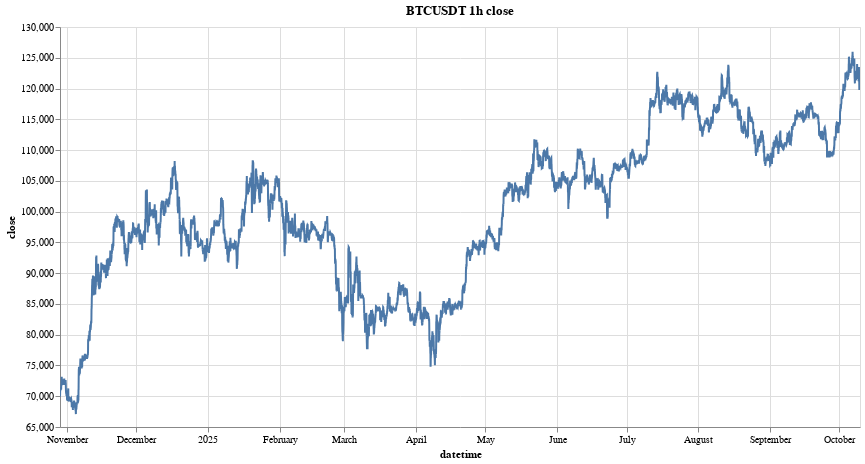

Here is the notebook cell this chart was saved with:
### Code cell
alt.data_transformers.enable("vegafusion")
research.plot_dyn_timeseries(ts, sym, 'close', time_interval)

### Figure 1 — Vega specification as saved in the notebook (floating-point values rounded to 4 significant figures; data arrays with more than 128 entries replaced by an {"elided": "..."} marker saying what was removed)
{"$schema": "https://vega.github.io/schema/vega/v6.json", "data": [{"name": "param_db82be42624d4632_store"}, {"name": "param_e9b61157fc812227_store"}, {"name": "source_0", "values": {"elided": "8304 records"}, "transform": [{"type": "formula", "expr": "toDate(datum['datetime'])", "as": "datetime"}]}, {"name": "source_0_y_domain_close", "values": [{"min": 67100.0, "max": 126000.0}]}], "signals": [{"name": "unit", "value": {}, "on": [{"events": "pointermove", "update": "isTuple(group()) ? group() : unit"}]}, {"name": "param_db82be42624d4632", "update": "vlSelectionResolve(\"param_db82be42624d4632_store\", \"union\")"}, {"name": "param_e9b61157fc812227", "update": "vlSelectionResolve(\"param_e9b61157fc812227_store\", \"union\")"}, {"name": "param_db82be42624d4632_datetime", "on": [{"events": [{"source": "view", "type": "dblclick"}], "update": "null"}, {"events": {"signal": "param_db82be42624d4632_translate_delta"}, "update": "panLinear(param_db82be42624d4632_translate_anchor.extent_x, -param_db82be42624d4632_translate_delta.x / width)"}, {"events": {"signal": "param_db82be42624d4632_zoom_delta"}, "update": "zoomLinear(domain(\"x\"), param_db82be42624d4632_zoom_anchor.x, param_db82be42624d4632_zoom_delta)"}]}, {"name": "param_db82be42624d4632_tuple", "on": [{"events": [{"signal": "param_db82be42624d4632_datetime"}], "update": "param_db82be42624d4632_datetime ? {unit: \"\", fields: param_db82be42624d4632_tuple_fields, values: [param_db82be42624d4632_datetime]} : null"}]}, {"name": "param_db82be42624d4632_tuple_fields", "value": [{"field": "datetime", "channel": "x", "type": "R"}]}, {"name": "param_db82be42624d4632_translate_anchor", "value": {}, "on": [{"events": [{"source": "scope", "type": "pointerdown"}], "update": "{x: x(unit), y: y(unit), extent_x: domain(\"x\")}"}]}, {"name": "param_db82be42624d4632_translate_delta", "value": {}, "on": [{"events": [{"source": "window", "between": [{"source": "scope", "type": "pointerdown"}, {"source": "window", "type": "pointerup"}], "type": "pointermove", "consume": true}], "update": "{x: param_db82be42624d4632_translate_anchor.x - x(unit), y: param_db82be42624d4632_translate_anchor.y - y(unit)}"}]}, {"name": "param_db82be42624d4632_zoom_anchor", "on": [{"events": [{"source": "scope", "type": "wheel", "consume": true}], "update": "{x: invert(\"x\", x(unit)), y: invert(\"y\", y(unit))}"}]}, {"name": "param_db82be42624d4632_zoom_delta", "on": [{"events": [{"source": "scope", "type": "wheel", "consume": true}], "update": "pow(1.001, event.deltaY * pow(16, event.deltaMode))", "force": true}]}, {"name": "param_db82be42624d4632_modify", "on": [{"events": {"signal": "param_db82be42624d4632_tuple"}, "update": "modify(\"param_db82be42624d4632_store\", param_db82be42624d4632_tuple, true)"}]}, {"name": "param_e9b61157fc812227_close", "on": [{"events": [{"source": "view", "type": "dblclick"}], "update": "null"}, {"events": {"signal": "param_e9b61157fc812227_translate_delta"}, "update": "panLinear(param_e9b61157fc812227_translate_anchor.extent_y, param_e9b61157fc812227_translate_delta.y / height)"}, {"events": {"signal": "param_e9b61157fc812227_zoom_delta"}, "update": "zoomLinear(domain(\"y\"), param_e9b61157fc812227_zoom_anchor.y, param_e9b61157fc812227_zoom_delta)"}]}, {"name": "param_e9b61157fc812227_tuple", "on": [{"events": [{"signal": "param_e9b61157fc812227_close"}], "update": "param_e9b61157fc812227_close ? {unit: \"\", fields: param_e9b61157fc812227_tuple_fields, values: [param_e9b61157fc812227_close]} : null"}]}, {"name": "param_e9b61157fc812227_tuple_fields", "value": [{"field": "close", "channel": "y", "type": "R"}]}, {"name": "param_e9b61157fc812227_translate_anchor", "value": {}, "on": [{"events": [{"source": "scope", "type": "pointerdown"}], "update": "{x: x(unit), y: y(unit), extent_y: domain(\"y\")}"}]}, {"name": "param_e9b61157fc812227_translate_delta", "value": {}, "on": [{"events": [{"source": "window", "between": [{"source": "scope", "type": "pointerdown"}, {"source": "window", "type": "pointerup"}], "consume": true, "type": "pointermove"}], "update": "{x: param_e9b61157fc812227_translate_anchor.x - x(unit), y: param_e9b61157fc812227_translate_anchor.y - y(unit)}"}]}, {"name": "param_e9b61157fc812227_zoom_anchor", "on": [{"events": [{"source": "scope", "type": "wheel", "consume": true}], "update": "{x: invert(\"x\", x(unit)), y: invert(\"y\", y(unit))}"}]}, {"name": "param_e9b61157fc812227_zoom_delta", "on": [{"events": [{"source": "scope", "type": "wheel", "consume": true}], "update": "pow(1.001, event.deltaY * pow(16, event.deltaMode))", "force": true}]}, {"name": "param_e9b61157fc812227_modify", "on": [{"events": {"signal": "param_e9b61157fc812227_tuple"}, "update": "modify(\"param_e9b61157fc812227_store\", param_e9b61157fc812227_tuple, true)"}]}], "marks": [{"type": "line", "name": "marks", "from": {"data": "source_0"}, "sort": {"field": "x"}, "encode": {"update": {"stroke": {"value": "#4c78a8"}, "x": {"field": "datetime", "scale": "x"}, "y": {"field": "close", "scale": "y"}, "tooltip": {"signal": "{\"datetime\": timeFormat(datum[\"datetime\"], \"%b %d, %Y\"), \"close\": format(datum[\"close\"], \"\")}"}, "defined": {"signal": "isValid(datum[\"datetime\"]) && isFinite(+datum[\"datetime\"]) && isValid(datum[\"close\"]) && isFinite(+datum[\"close\"])"}}}, "interactive": true, "clip": true, "style": ["line"]}], "scales": [{"name": "x", "type": "time", "domain": {"data": "source_0", "field": "datetime"}, "range": [0, {"signal": "width"}], "domainRaw": {"signal": "param_db82be42624d4632[\"datetime\"]"}}, {"name": "y", "type": "linear", "domain": [{"signal": "(data(\"source_0_y_domain_close\")[0] || {}).min"}, {"signal": "(data(\"source_0_y_domain_close\")[0] || {}).max"}], "range": [{"signal": "height"}, 0], "zero": false, "domainRaw": {"signal": "param_e9b61157fc812227[\"close\"]"}, "nice": true}], "axes": [{"scale": "x", "labels": false, "tickCount": {"signal": "ceil(width/40)"}, "domain": false, "minExtent": 0, "gridScale": "y", "grid": true, "orient": "bottom", "aria": false, "maxExtent": 0, "ticks": false, "zindex": 0}, {"scale": "y", "gridScale": "x", "tickCount": {"signal": "ceil(height/40)"}, "maxExtent": 0, "minExtent": 0, "orient": "left", "grid": true, "labels": false, "aria": false, "domain": false, "zindex": 0, "ticks": false}, {"scale": "x", "labelFlush": true, "labelOverlap": true, "orient": "bottom", "grid": false, "zindex": 0, "tickCount": {"signal": "ceil(width/40)"}, "title": "datetime"}, {"scale": "y", "orient": "left", "title": "close", "labelOverlap": true, "tickCount": {"signal": "ceil(height/40)"}, "zindex": 0, "grid": false}], "title": {"text": "BTCUSDT 1h close", "frame": "group"}, "padding": 5, "background": "white", "width": 800, "style": "cell", "height": 400}
